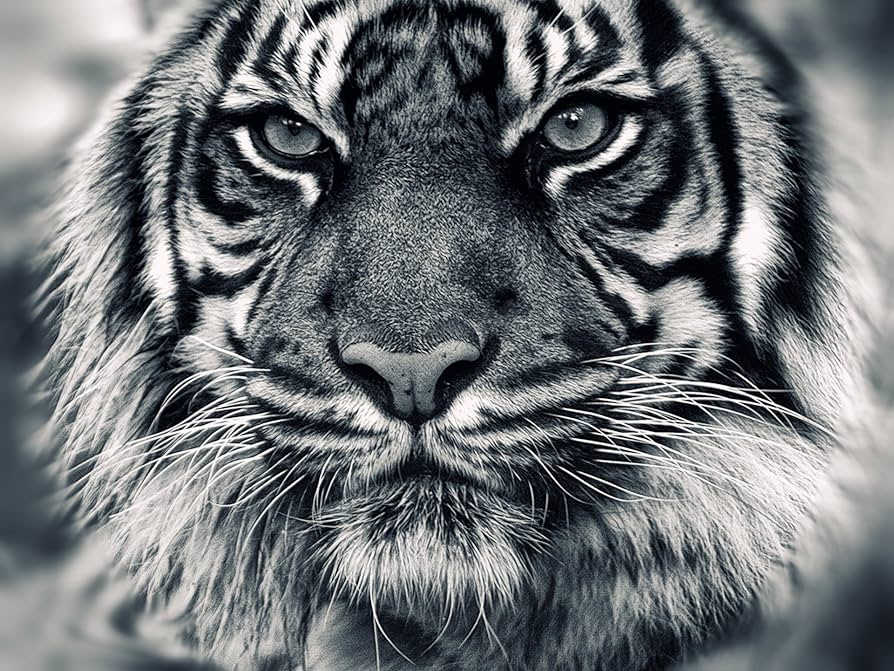
#> input picture image.jpg, 894 x 671 px
$ jupyter execute 'img_samp&quan.ipynb'
#> lines starting #> are read from the running program, lines starting #| are printed output that depends on the picture; long printed decimals are rounded
[cell 1]
import cv2
import numpy as np
import matplotlib.pyplot as plt

img = cv2.imread("image.jpg", 0)
#> img: shape (671, 894); min 0, max 255, mean 115.6

# function
def digitize(image, sampling_interval, L):
#> called with sampling_interval = 2, L = 4
    sampled = image[::sampling_interval, ::sampling_interval]
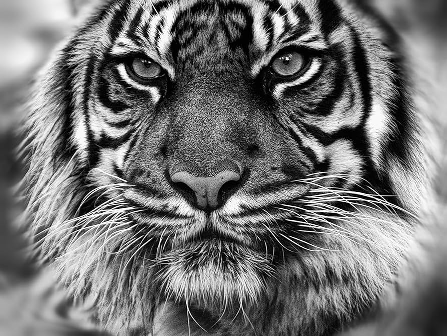
#> sampled: shape (336, 447); min 0, max 255, mean 115.6
    step = 256 // L
    quantized = (sampled // step) * step
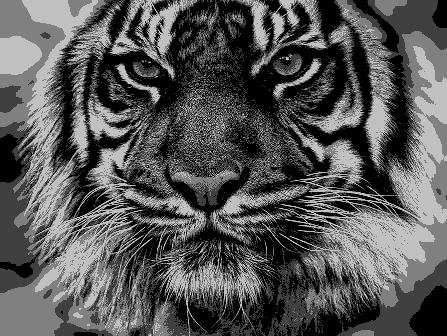
#> quantized: shape (336, 447); min 0, max 192, mean 85.7
    return quantized

sampling_interval = 2
L = 4
quantized_img = digitize(img, sampling_interval, L)

print("Original Mean:", np.mean(img))
#| Original Mean: 115.571
print("Quantized Mean:", np.mean(quantized_img))
#| Quantized Mean: 85.730

plt.hist(img.ravel(), bins=256)
plt.title("Original Histogram")
plt.show()
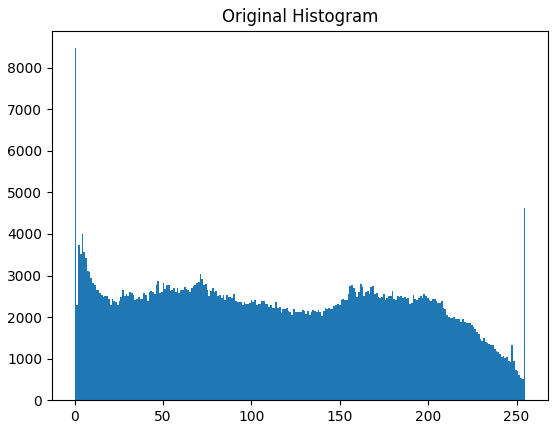
#> figure drawn by matplotlib, 1 panel; tallest bar 8470 high, from x = 0 to 0.996

plt.hist(quantized_img.ravel(), bins=L)
plt.title("Quantized Histogram")
plt.show()
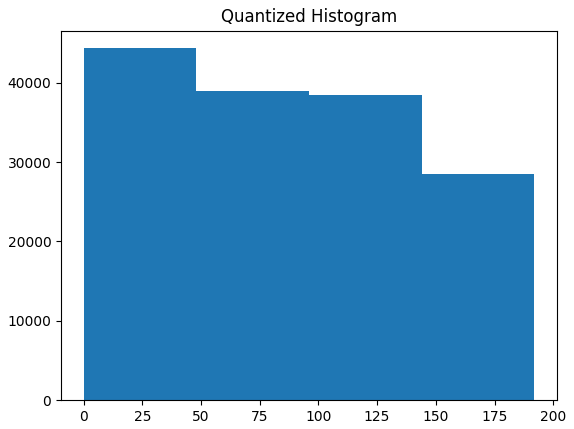
#> figure drawn by matplotlib, 1 panel; tallest bar 44358 high, from x = 0 to 48

$ run again, with IMG_4055.jpeg copied over image.jpg
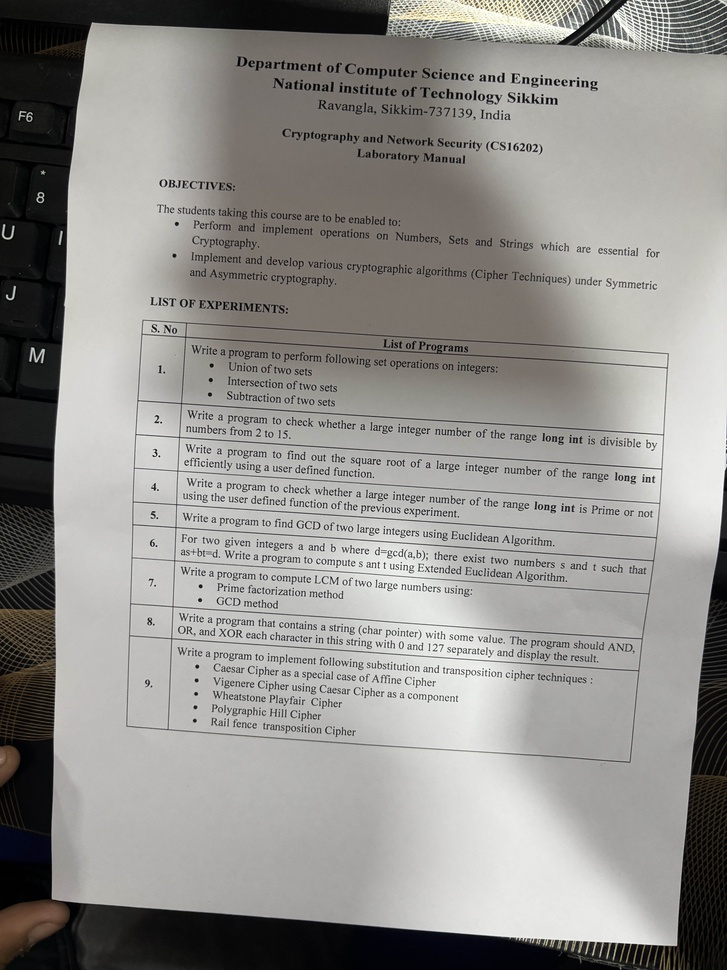
#> input picture IMG_4055.jpeg, 727 x 970 px, shrunk from 4284 x 5712 before the run
#> in digitize, `quantized = (sampled // step) * step`:
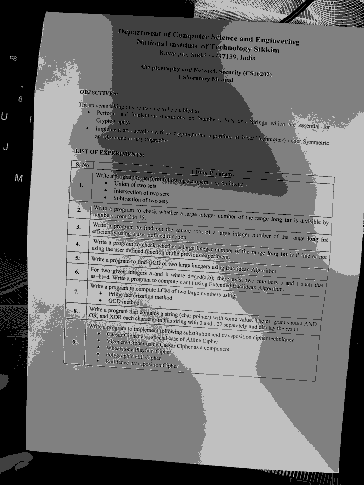
#> quantized: shape (485, 364); min 0, max 192, mean 112
#| Original Mean: 144.933
#| Quantized Mean: 111.998
#> `plt.show()`:
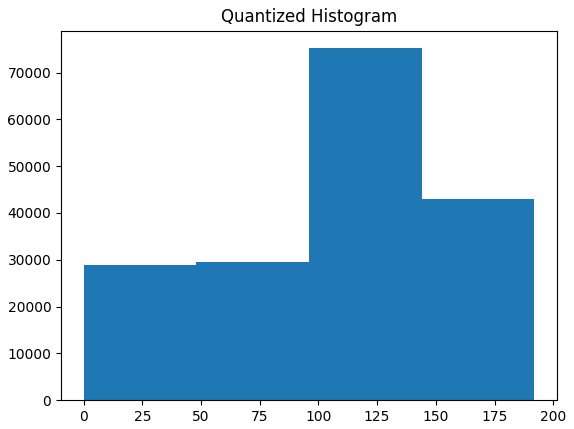
#> figure drawn by matplotlib, 1 panel; tallest bar 75195 high, from x = 96 to 144
